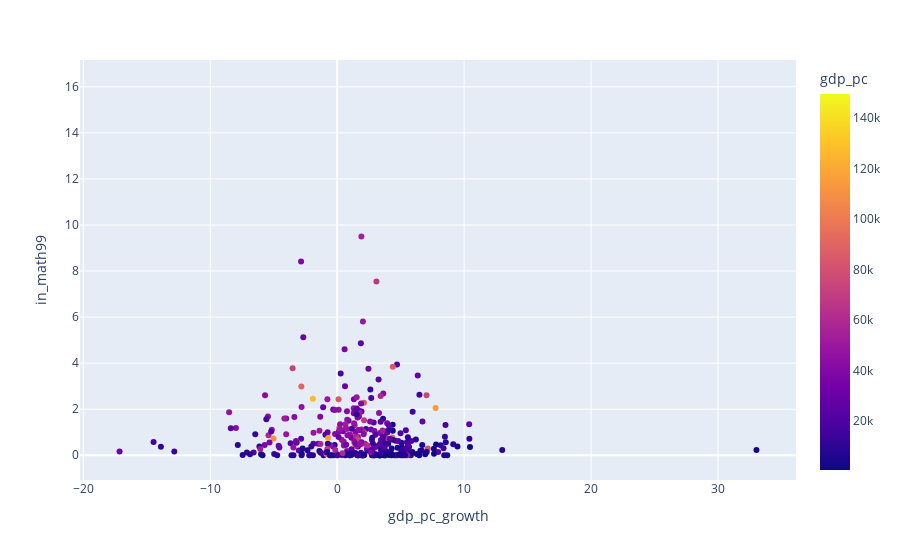

Notebook code for this chart:
### Code cell
fig = px.scatter(df2, y="in_math99", x="gdp_pc_growth", color='gdp_pc', hover_data=["country", "year"])
fig.show()

### Figure 1 — Plotly figure (JSON) as saved in the notebook; plotly's stock layout.template omitted (floating-point values rounded to 4 significant figures; data arrays with more than 128 entries replaced by an {"elided": "..."} marker saying what was removed)
{"data": [{"customdata": {"elided": "360x2 mixed values"}, "hovertemplate": "gdp_pc_growth=%{x}<br>in_math99=%{y}<br>country=%{customdata[0]}<br>year=%{customdata[1]}<br>gdp_pc=%{marker.color}<extra></extra>", "legendgroup": "", "marker": {"color": {"elided": "360 float values"}, "coloraxis": "coloraxis", "symbol": "circle"}, "mode": "markers", "name": "", "orientation": "v", "showlegend": false, "type": "scatter", "x": {"elided": "360 float values"}, "xaxis": "x", "y": {"elided": "360 float values"}, "yaxis": "y"}], "layout": {"coloraxis": {"colorbar": {"title": {"text": "gdp_pc"}}, "colorscale": [[0, "#0d0887"], [0.1111, "#46039f"], [0.2222, "#7201a8"], [0.3333, "#9c179e"], [0.4444, "#bd3786"], [0.5556, "#d8576b"], [0.6667, "#ed7953"], [0.7778, "#fb9f3a"], [0.8889, "#fdca26"], [1, "#f0f921"]]}, "legend": {"tracegroupgap": 0}, "margin": {"t": 60}, "xaxis": {"anchor": "y", "domain": [0, 1], "title": {"text": "gdp_pc_growth"}}, "yaxis": {"anchor": "x", "domain": [0, 1], "title": {"text": "in_math99"}}}}
